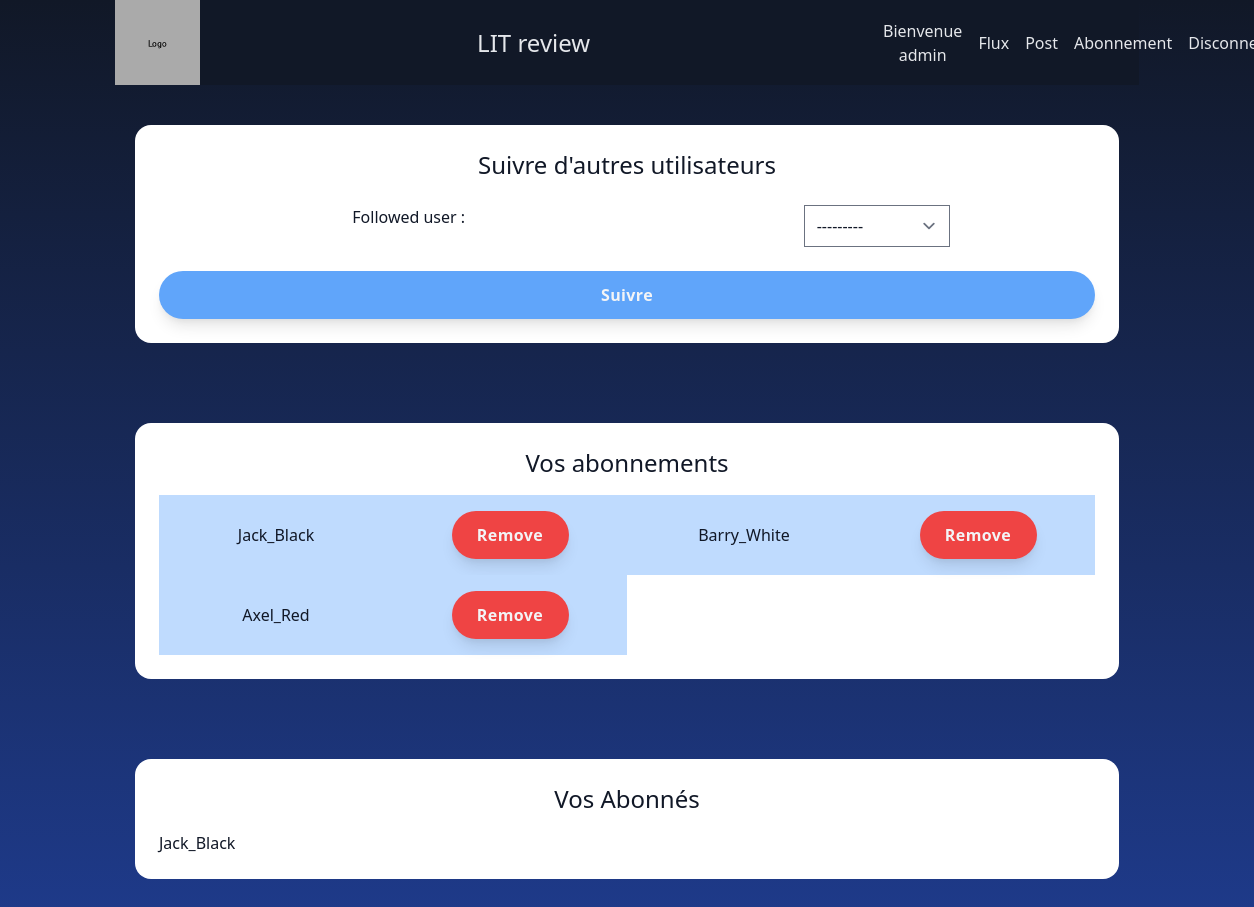
/subs/ (signed in), run on the app's committed database.
### bkreport/models.py (models this page shows)
class UserFollows(models.Model):
    user = models.ForeignKey(to=settings.AUTH_USER_MODEL,
                             on_delete=models.CASCADE,
                             related_name='following')
    followed_user = models.ForeignKey(to=settings.AUTH_USER_MODEL,
                                      on_delete=models.CASCADE,
                                      related_name='followed_by')
    def __str__(self):
        return f"{self.id} - {self.user} -> {self.followed_user}"
    class Meta:
        unique_together = ('user', 'followed_user',)

### litrev/views.py (the view, shortened to what this page needs)
# urls.py: path('subs/', views.subs, name="subs"),
def subs(request):
    context = {}
    user_pk = request.user.id
    follows = UserFollows.objects.filter(user_id=user_pk)
    followers = UserFollows.objects.filter(followed_user_id=user_pk)
    form = UserFollowsForm()
    context["follows"] = follows
    context["followers"] = followers
    context["form"] = form
    pprint(context)
    return render(request, 'litrev/subs.html', context)

### bkreport/forms.py
class UserFollowsForm(ModelForm):
    class Meta:
        model = UserFollows
        fields = ["followed_user"]

### litrev/templates/litrev/subs.html (shortened to what this page needs)
{% extends 'litrev/base.html' %}
{% block content %}
    {% if request.user.is_authenticated%}
        <div class="ccs_card-container">
            <div class="container css_card-base w-full">
                <h2>Suivre d'autres utilisateurs</h2>
                <form method="POST">
                    {{ form.as_ul }}
                    <button type="submit">Suivre</button>
                </form>
            </div>
        </div>
        <div class="ccs_card-container">
            <div class="container css_card-base w-full">
                <h2>Vos abonnements</h2>
                <ul class="container flex flex-wrap">
                    {% for follow in follows %}
                        <li class="md:w-6/12 flex items-center justify-center bg-blue-200 h-20 flex-shrink-0">
                            <p class="w-6/12 flex items-center justify-center">{{ follow.followed_user }}</p>
                            <form action="{% url 'subs-delete' follow.id%}"
                                  class="w-6/12 flex items-center justify-center">
                                <button type="submit" class="w-6/12 bg-red-500">Remove</button>
                            </form>
                        </li>
                    {% endfor %}
                </ul>
            </div>
        </div>
        <div class="ccs_card-container">
            <div class="container css_card-base w-full">
                <h2>Vos Abonnés</h2>
                {% for follower in followers %}
                    {{ follower.user }}
                {% endfor %}
            </div>
        </div>
    {% endif %}
{% endblock %}

### litrev/templates/litrev/navbar.html
{% load static %}
{% block navbar %}
    <nav class="text-gray-200 bg-gray-900 sticky flex text-center justify-between items-center">
        <img src="{% static 'img/litrev/ph-logo_300x300.gif' %}" alt="" class="w-1/12">
        <h1>LIT review</h1>
        <div class="container flex w-3/12 items-center mx-2">
            {% if request.user.is_authenticated %}
                <p class="mx-2"> Bienvenue {{ user.username }}</p>
            {% endif %}
            <ul class="container flex">
                {% if request.user.is_authenticated %}
                    <li class="mx-2 min-w-1/6"><a href="{% url 'feed' %}">Flux</a></li>
                    <li class="mx-2 min-w-1/6"><a href="{% url 'post' %}">Post</a></li>
                    <li class="mx-2 min-w-1/6"><a href="{% url 'subs' %}">Abonnement</a></li>
                    <li class="mx-2 min-w-1/6"><a href="{% url 'disconnect' %}">Disconnect</a></li>
                {% endif %}
            </ul>
        </div>
    </nav>
{% endblock %}

### data on the page
UserFollows: followed_user "Jack_Black"
UserFollows: followed_user "Barry_White"
UserFollows: followed_user "Axel_Red"
UserFollows: user "Jack_Black"

### other printed values
{{ user.username }} "admin"
